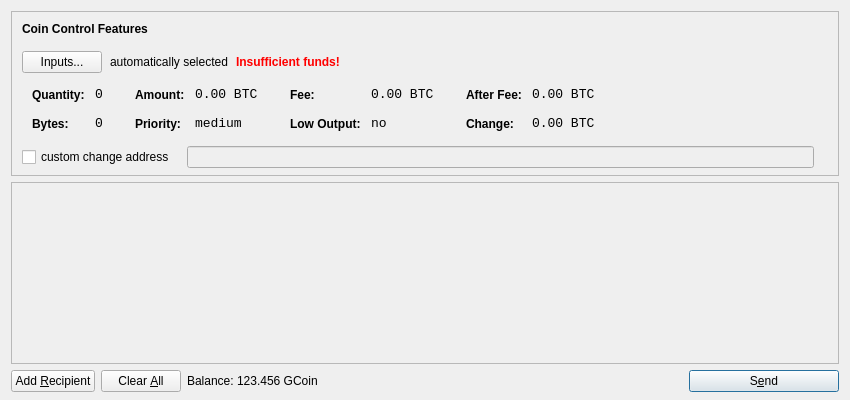
<?xml version="1.0" encoding="UTF-8"?>
<ui version="4.0">
 <class>SendCoinsDialog</class>
 <widget class="QDialog" name="SendCoinsDialog">
  <property name="geometry">
   <rect>
    <x>0</x>
    <y>0</y>
    <width>850</width>
    <height>400</height>
   </rect>
  </property>
  <property name="windowTitle">
   <string>Send Coins</string>
  </property>
  <layout class="QVBoxLayout" name="verticalLayout" stretch="0,1,0">
   <property name="bottomMargin">
    <number>8</number>
   </property>
   <item>
    <widget class="QFrame" name="frameCoinControl">
     <property name="sizePolicy">
      <sizepolicy hsizetype="Expanding" vsizetype="Expanding">
       <horstretch>0</horstretch>
       <verstretch>0</verstretch>
      </sizepolicy>
     </property>
     <property name="maximumSize">
      <size>
       <width>16777215</width>
       <height>16777215</height>
      </size>
     </property>
     <property name="frameShape">
      <enum>QFrame::StyledPanel</enum>
     </property>
     <property name="frameShadow">
      <enum>QFrame::Sunken</enum>
     </property>
     <layout class="QVBoxLayout" name="verticalLayoutCoinControl2">
      <property name="spacing">
       <number>-1</number>
      </property>
      <property name="leftMargin">
       <number>0</number>
      </property>
      <property name="topMargin">
       <number>0</number>
      </property>
      <property name="rightMargin">
       <number>0</number>
      </property>
      <property name="bottomMargin">
       <number>6</number>
      </property>
      <item>
       <layout class="QVBoxLayout" name="verticalLayoutCoinControl" stretch="0,0,0,0,1">
        <property name="spacing">
         <number>0</number>
        </property>
        <property name="leftMargin">
         <number>10</number>
        </property>
        <property name="topMargin">
         <number>10</number>
        </property>
        <item>
         <layout class="QHBoxLayout" name="horizontalLayoutCoinControl1">
          <property name="bottomMargin">
           <number>15</number>
          </property>
          <item>
           <widget class="QLabel" name="labelCoinControlFeatures">
            <property name="sizePolicy">
             <sizepolicy hsizetype="Preferred" vsizetype="Maximum">
              <horstretch>0</horstretch>
              <verstretch>0</verstretch>
             </sizepolicy>
            </property>
            <property name="font">
             <font>
              <weight>75</weight>
              <bold>true</bold>
             </font>
            </property>
            <property name="styleSheet">
             <string notr="true">font-weight:bold;</string>
            </property>
            <property name="text">
             <string>Coin Control Features</string>
            </property>
           </widget>
          </item>
         </layout>
        </item>
        <item>
         <layout class="QHBoxLayout" name="horizontalLayoutCoinControl2" stretch="0,0,0,0">
          <property name="spacing">
           <number>8</number>
          </property>
          <property name="bottomMargin">
           <number>10</number>
          </property>
          <item>
           <widget class="QPushButton" name="pushButtonCoinControl">
            <property name="styleSheet">
             <string notr="true"/>
            </property>
            <property name="text">
             <string>Inputs...</string>
            </property>
           </widget>
          </item>
          <item>
           <widget class="QLabel" name="labelCoinControlAutomaticallySelected">
            <property name="text">
             <string>automatically selected</string>
            </property>
            <property name="margin">
             <number>5</number>
            </property>
           </widget>
          </item>
          <item>
           <widget class="QLabel" name="labelCoinControlInsuffFunds">
            <property name="font">
             <font>
              <weight>75</weight>
              <bold>true</bold>
             </font>
            </property>
            <property name="styleSheet">
             <string notr="true">color:red;font-weight:bold;</string>
            </property>
            <property name="text">
             <string>Insufficient funds!</string>
            </property>
            <property name="margin">
             <number>5</number>
            </property>
           </widget>
          </item>
          <item>
           <spacer name="horizontalSpacerCoinControl">
            <property name="orientation">
             <enum>Qt::Horizontal</enum>
            </property>
            <property name="sizeHint" stdset="0">
             <size>
              <width>40</width>
              <height>1</height>
             </size>
            </property>
           </spacer>
          </item>
         </layout>
        </item>
        <item>
         <widget class="QWidget" name="widgetCoinControl" native="true">
          <property name="sizePolicy">
           <sizepolicy hsizetype="Preferred" vsizetype="Preferred">
            <horstretch>0</horstretch>
            <verstretch>0</verstretch>
           </sizepolicy>
          </property>
          <property name="minimumSize">
           <size>
            <width>0</width>
            <height>0</height>
           </size>
          </property>
          <property name="styleSheet">
           <string notr="true"/>
          </property>
          <layout class="QHBoxLayout" name="horizontalLayoutCoinControl5">
           <property name="margin">
            <number>0</number>
           </property>
           <item>
            <layout class="QHBoxLayout" name="horizontalLayoutCoinControl3" stretch="0,0,0,1">
             <property name="spacing">
              <number>20</number>
             </property>
             <property name="topMargin">
              <number>0</number>
             </property>
             <property name="bottomMargin">
              <number>10</number>
             </property>
             <item>
              <layout class="QFormLayout" name="formLayoutCoinControl1">
               <property name="horizontalSpacing">
                <number>10</number>
               </property>
               <property name="verticalSpacing">
                <number>14</number>
               </property>
               <property name="leftMargin">
                <number>10</number>
               </property>
               <property name="topMargin">
                <number>4</number>
               </property>
               <property name="rightMargin">
                <number>6</number>
               </property>
               <item row="0" column="0">
                <widget class="QLabel" name="labelCoinControlQuantityText">
                 <property name="styleSheet">
                  <string notr="true">font-weight:bold;</string>
                 </property>
                 <property name="text">
                  <string>Quantity:</string>
                 </property>
                 <property name="margin">
                  <number>0</number>
                 </property>
                </widget>
               </item>
               <item row="0" column="1">
                <widget class="QLabel" name="labelCoinControlQuantity">
                 <property name="font">
                  <font>
                   <family>Monospace</family>
                   <pointsize>10</pointsize>
                  </font>
                 </property>
                 <property name="cursor">
                  <cursorShape>IBeamCursor</cursorShape>
                 </property>
                 <property name="contextMenuPolicy">
                  <enum>Qt::ActionsContextMenu</enum>
                 </property>
                 <property name="text">
                  <string notr="true">0</string>
                 </property>
                 <property name="margin">
                  <number>0</number>
                 </property>
                 <property name="textInteractionFlags">
                  <set>Qt::LinksAccessibleByMouse|Qt::TextSelectableByKeyboard|Qt::TextSelectableByMouse</set>
                 </property>
                </widget>
               </item>
               <item row="1" column="0">
                <widget class="QLabel" name="labelCoinControlBytesText">
                 <property name="styleSheet">
                  <string notr="true">font-weight:bold;</string>
                 </property>
                 <property name="text">
                  <string>Bytes:</string>
                 </property>
                </widget>
               </item>
               <item row="1" column="1">
                <widget class="QLabel" name="labelCoinControlBytes">
                 <property name="font">
                  <font>
                   <family>Monospace</family>
                   <pointsize>10</pointsize>
                  </font>
                 </property>
                 <property name="cursor">
                  <cursorShape>IBeamCursor</cursorShape>
                 </property>
                 <property name="contextMenuPolicy">
                  <enum>Qt::ActionsContextMenu</enum>
                 </property>
                 <property name="text">
                  <string notr="true">0</string>
                 </property>
                 <property name="textInteractionFlags">
                  <set>Qt::LinksAccessibleByMouse|Qt::TextSelectableByKeyboard|Qt::TextSelectableByMouse</set>
                 </property>
                </widget>
               </item>
              </layout>
             </item>
             <item>
              <layout class="QFormLayout" name="formLayoutCoinControl2">
               <property name="horizontalSpacing">
                <number>10</number>
               </property>
               <property name="verticalSpacing">
                <number>14</number>
               </property>
               <property name="leftMargin">
                <number>6</number>
               </property>
               <property name="topMargin">
                <number>4</number>
               </property>
               <property name="rightMargin">
                <number>6</number>
               </property>
               <item row="0" column="0">
                <widget class="QLabel" name="labelCoinControlAmountText">
                 <property name="styleSheet">
                  <string notr="true">font-weight:bold;</string>
                 </property>
                 <property name="text">
                  <string>Amount:</string>
                 </property>
                 <property name="margin">
                  <number>0</number>
                 </property>
                </widget>
               </item>
               <item row="0" column="1">
                <widget class="QLabel" name="labelCoinControlAmount">
                 <property name="font">
                  <font>
                   <family>Monospace</family>
                   <pointsize>10</pointsize>
                  </font>
                 </property>
                 <property name="cursor">
                  <cursorShape>IBeamCursor</cursorShape>
                 </property>
                 <property name="contextMenuPolicy">
                  <enum>Qt::ActionsContextMenu</enum>
                 </property>
                 <property name="text">
                  <string notr="true">0.00 BTC</string>
                 </property>
                 <property name="textInteractionFlags">
                  <set>Qt::LinksAccessibleByMouse|Qt::TextSelectableByKeyboard|Qt::TextSelectableByMouse</set>
                 </property>
                </widget>
               </item>
               <item row="1" column="0">
                <widget class="QLabel" name="labelCoinControlPriorityText">
                 <property name="styleSheet">
                  <string notr="true">font-weight:bold;</string>
                 </property>
                 <property name="text">
                  <string>Priority:</string>
                 </property>
                </widget>
               </item>
               <item row="1" column="1">
                <widget class="QLabel" name="labelCoinControlPriority">
                 <property name="font">
                  <font>
                   <family>Monospace</family>
                   <pointsize>10</pointsize>
                  </font>
                 </property>
                 <property name="cursor">
                  <cursorShape>IBeamCursor</cursorShape>
                 </property>
                 <property name="contextMenuPolicy">
                  <enum>Qt::ActionsContextMenu</enum>
                 </property>
                 <property name="text">
                  <string>medium</string>
                 </property>
                 <property name="textInteractionFlags">
                  <set>Qt::LinksAccessibleByMouse|Qt::TextSelectableByKeyboard|Qt::TextSelectableByMouse</set>
                 </property>
                </widget>
               </item>
              </layout>
             </item>
             <item>
              <layout class="QFormLayout" name="formLayoutCoinControl3">
               <property name="horizontalSpacing">
                <number>10</number>
               </property>
               <property name="verticalSpacing">
                <number>14</number>
               </property>
               <property name="leftMargin">
                <number>6</number>
               </property>
               <property name="topMargin">
                <number>4</number>
               </property>
               <property name="rightMargin">
                <number>6</number>
               </property>
               <item row="0" column="0">
                <widget class="QLabel" name="labelCoinControlFeeText">
                 <property name="styleSheet">
                  <string notr="true">font-weight:bold;</string>
                 </property>
                 <property name="text">
                  <string>Fee:</string>
                 </property>
                 <property name="margin">
                  <number>0</number>
                 </property>
                </widget>
               </item>
               <item row="0" column="1">
                <widget class="QLabel" name="labelCoinControlFee">
                 <property name="font">
                  <font>
                   <family>Monospace</family>
                   <pointsize>10</pointsize>
                  </font>
                 </property>
                 <property name="cursor">
                  <cursorShape>IBeamCursor</cursorShape>
                 </property>
                 <property name="contextMenuPolicy">
                  <enum>Qt::ActionsContextMenu</enum>
                 </property>
                 <property name="text">
                  <string notr="true">0.00 BTC</string>
                 </property>
                 <property name="textInteractionFlags">
                  <set>Qt::LinksAccessibleByMouse|Qt::TextSelectableByKeyboard|Qt::TextSelectableByMouse</set>
                 </property>
                </widget>
               </item>
               <item row="1" column="0">
                <widget class="QLabel" name="labelCoinControlLowOutputText">
                 <property name="styleSheet">
                  <string notr="true">font-weight:bold;</string>
                 </property>
                 <property name="text">
                  <string>Low Output:</string>
                 </property>
                </widget>
               </item>
               <item row="1" column="1">
                <widget class="QLabel" name="labelCoinControlLowOutput">
                 <property name="font">
                  <font>
                   <family>Monospace</family>
                   <pointsize>10</pointsize>
                  </font>
                 </property>
                 <property name="cursor">
                  <cursorShape>IBeamCursor</cursorShape>
                 </property>
                 <property name="contextMenuPolicy">
                  <enum>Qt::ActionsContextMenu</enum>
                 </property>
                 <property name="text">
                  <string>no</string>
                 </property>
                 <property name="textInteractionFlags">
                  <set>Qt::LinksAccessibleByMouse|Qt::TextSelectableByKeyboard|Qt::TextSelectableByMouse</set>
                 </property>
                </widget>
               </item>
              </layout>
             </item>
             <item>
              <layout class="QFormLayout" name="formLayoutCoinControl4">
               <property name="horizontalSpacing">
                <number>10</number>
               </property>
               <property name="verticalSpacing">
                <number>14</number>
               </property>
               <property name="leftMargin">
                <number>6</number>
               </property>
               <property name="topMargin">
                <number>4</number>
               </property>
               <property name="rightMargin">
                <number>6</number>
               </property>
               <item row="0" column="0">
                <widget class="QLabel" name="labelCoinControlAfterFeeText">
                 <property name="styleSheet">
                  <string notr="true">font-weight:bold;</string>
                 </property>
                 <property name="text">
                  <string>After Fee:</string>
                 </property>
                 <property name="margin">
                  <number>0</number>
                 </property>
                </widget>
               </item>
               <item row="0" column="1">
                <widget class="QLabel" name="labelCoinControlAfterFee">
                 <property name="font">
                  <font>
                   <family>Monospace</family>
                   <pointsize>10</pointsize>
                  </font>
                 </property>
                 <property name="cursor">
                  <cursorShape>IBeamCursor</cursorShape>
                 </property>
                 <property name="contextMenuPolicy">
                  <enum>Qt::ActionsContextMenu</enum>
                 </property>
                 <property name="text">
                  <string notr="true">0.00 BTC</string>
                 </property>
                 <property name="textInteractionFlags">
                  <set>Qt::LinksAccessibleByMouse|Qt::TextSelectableByKeyboard|Qt::TextSelectableByMouse</set>
                 </property>
                </widget>
               </item>
               <item row="1" column="0">
                <widget class="QLabel" name="labelCoinControlChangeText">
                 <property name="styleSheet">
                  <string notr="true">font-weight:bold;</string>
                 </property>
                 <property name="text">
                  <string>Change:</string>
                 </property>
                </widget>
               </item>
               <item row="1" column="1">
                <widget class="QLabel" name="labelCoinControlChange">
                 <property name="font">
                  <font>
                   <family>Monospace</family>
                   <pointsize>10</pointsize>
                  </font>
                 </property>
                 <property name="cursor">
                  <cursorShape>IBeamCursor</cursorShape>
                 </property>
                 <property name="contextMenuPolicy">
                  <enum>Qt::ActionsContextMenu</enum>
                 </property>
                 <property name="text">
                  <string notr="true">0.00 BTC</string>
                 </property>
                 <property name="textInteractionFlags">
                  <set>Qt::LinksAccessibleByMouse|Qt::TextSelectableByKeyboard|Qt::TextSelectableByMouse</set>
                 </property>
                </widget>
               </item>
              </layout>
             </item>
            </layout>
           </item>
          </layout>
         </widget>
        </item>
        <item>
         <layout class="QHBoxLayout" name="horizontalLayoutCoinControl4" stretch="0,0,0">
          <property name="spacing">
           <number>12</number>
          </property>
          <property name="sizeConstraint">
           <enum>QLayout::SetDefaultConstraint</enum>
          </property>
          <property name="topMargin">
           <number>5</number>
          </property>
          <property name="rightMargin">
           <number>5</number>
          </property>
          <item>
           <widget class="QCheckBox" name="checkBoxCoinControlChange">
            <property name="text">
             <string>custom change address</string>
            </property>
           </widget>
          </item>
          <item>
           <widget class="QLineEdit" name="lineEditCoinControlChange">
            <property name="enabled">
             <bool>false</bool>
            </property>
            <property name="sizePolicy">
             <sizepolicy hsizetype="Expanding" vsizetype="Fixed">
              <horstretch>0</horstretch>
              <verstretch>0</verstretch>
             </sizepolicy>
            </property>
           </widget>
          </item>
          <item>
           <widget class="QLabel" name="labelCoinControlChangeLabel">
            <property name="sizePolicy">
             <sizepolicy hsizetype="Preferred" vsizetype="Expanding">
              <horstretch>0</horstretch>
              <verstretch>0</verstretch>
             </sizepolicy>
            </property>
            <property name="minimumSize">
             <size>
              <width>0</width>
              <height>0</height>
             </size>
            </property>
            <property name="text">
             <string/>
            </property>
            <property name="margin">
             <number>3</number>
            </property>
           </widget>
          </item>
         </layout>
        </item>
        <item>
         <spacer name="verticalSpacerCoinControl">
          <property name="orientation">
           <enum>Qt::Vertical</enum>
          </property>
          <property name="sizeHint" stdset="0">
           <size>
            <width>800</width>
            <height>1</height>
           </size>
          </property>
         </spacer>
        </item>
       </layout>
      </item>
     </layout>
    </widget>
   </item>
   <item>
    <widget class="QScrollArea" name="scrollArea">
     <property name="widgetResizable">
      <bool>true</bool>
     </property>
     <widget class="QWidget" name="scrollAreaWidgetContents">
      <property name="geometry">
       <rect>
        <x>0</x>
        <y>0</y>
        <width>830</width>
        <height>165</height>
       </rect>
      </property>
      <layout class="QVBoxLayout" name="verticalLayout_2">
       <property name="margin">
        <number>0</number>
       </property>
       <item>
        <layout class="QVBoxLayout" name="entries">
         <property name="spacing">
          <number>6</number>
         </property>
        </layout>
       </item>
       <item>
        <spacer name="verticalSpacer">
         <property name="orientation">
          <enum>Qt::Vertical</enum>
         </property>
         <property name="sizeHint" stdset="0">
          <size>
           <width>20</width>
           <height>40</height>
          </size>
         </property>
        </spacer>
       </item>
      </layout>
     </widget>
    </widget>
   </item>
   <item>
    <layout class="QHBoxLayout" name="horizontalLayout">
     <item>
      <widget class="QPushButton" name="addButton">
       <property name="toolTip">
        <string>Send to multiple recipients at once</string>
       </property>
       <property name="text">
        <string>Add &amp;Recipient</string>
       </property>
       <property name="icon">
        <iconset resource="../bitcoin.qrc">
         <normaloff>:/icons/add</normaloff>:/icons/add</iconset>
       </property>
       <property name="autoDefault">
        <bool>false</bool>
       </property>
      </widget>
     </item>
     <item>
      <widget class="QPushButton" name="clearButton">
       <property name="sizePolicy">
        <sizepolicy hsizetype="Minimum" vsizetype="Fixed">
         <horstretch>0</horstretch>
         <verstretch>0</verstretch>
        </sizepolicy>
       </property>
       <property name="toolTip">
        <string>Remove all transaction fields</string>
       </property>
       <property name="text">
        <string>Clear &amp;All</string>
       </property>
       <property name="icon">
        <iconset resource="../bitcoin.qrc">
         <normaloff>:/icons/remove</normaloff>:/icons/remove</iconset>
       </property>
       <property name="autoRepeatDelay">
        <number>300</number>
       </property>
       <property name="autoDefault">
        <bool>false</bool>
       </property>
      </widget>
     </item>
     <item>
      <layout class="QHBoxLayout" name="horizontalLayout_2">
       <property name="spacing">
        <number>3</number>
       </property>
       <item>
        <widget class="QLabel" name="label">
         <property name="text">
          <string>Balance:</string>
         </property>
        </widget>
       </item>
       <item>
        <widget class="QLabel" name="labelBalance">
         <property name="cursor">
          <cursorShape>IBeamCursor</cursorShape>
         </property>
         <property name="text">
          <string>123.456 GCoin</string>
         </property>
         <property name="textInteractionFlags">
          <set>Qt::LinksAccessibleByMouse|Qt::TextSelectableByKeyboard|Qt::TextSelectableByMouse</set>
         </property>
        </widget>
       </item>
      </layout>
     </item>
     <item>
      <spacer name="horizontalSpacer">
       <property name="orientation">
        <enum>Qt::Horizontal</enum>
       </property>
       <property name="sizeHint" stdset="0">
        <size>
         <width>40</width>
         <height>20</height>
        </size>
       </property>
      </spacer>
     </item>
     <item>
      <widget class="QPushButton" name="sendButton">
       <property name="minimumSize">
        <size>
         <width>150</width>
         <height>0</height>
        </size>
       </property>
       <property name="toolTip">
        <string>Confirm the send action</string>
       </property>
       <property name="text">
        <string>S&amp;end</string>
       </property>
       <property name="icon">
        <iconset resource="../bitcoin.qrc">
         <normaloff>:/icons/send</normaloff>:/icons/send</iconset>
       </property>
       <property name="default">
        <bool>true</bool>
       </property>
      </widget>
     </item>
    </layout>
   </item>
  </layout>
 </widget>
 <resources>
  <include location="../bitcoin.qrc"/>
 </resources>
 <connections/>
</ui>
